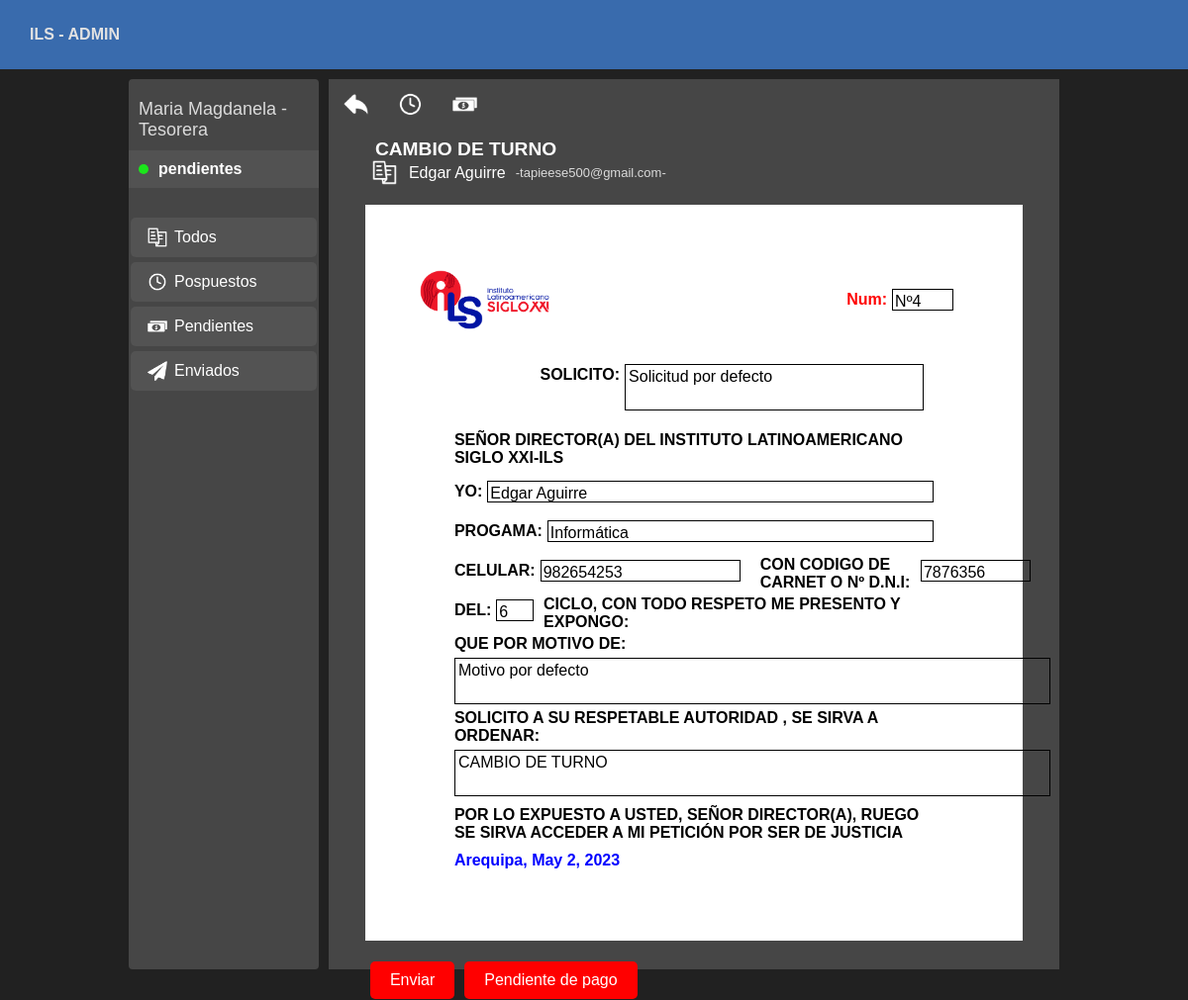
The app's page /ils_admin/staff/fut?code=oqJWakgKACo with its own data.
### myapp/models.py (models this page shows, shortened)
class fut(models.Model):
    name = models.CharField(max_length=200)
    program = models.CharField(max_length=200)
    dni = models.CharField(max_length=10)
    phone = models.CharField(max_length=12)
    cycle = models.CharField(max_length=2)
    email = models.TextField(default='')
    myrequest = models.TextField()
    order = models.CharField(max_length=300)
    reason = models.TextField()
    date = models.DateField()
    pdf_binary = models.BinaryField(default=b'')
    proceeding = models.TextField() # Expediente
    password = models.TextField()
    qrimg_binary = models.BinaryField(default=b'')
    code = models.TextField(default='00000000000')
    stage = models.IntegerField(default=0)
    view = models.BooleanField(default=False)
    n_ticket = models.CharField(max_length=30, default='0000000000')

### myapp_admin/views.py (the view)
# urls.py: path('ils_admin/staff/fut', views.view_fut, name="n_view_fut"),
def view_fut(request):
    code_ = request.GET.get('code')
    objs = fut.objects.filter(code=code_).values('id', 'myrequest', 'name', 'program', 'phone', 'dni', 'cycle', 'reason', 'email', 'order', 'date').first()
    up_register = fut.objects.get(code=code_)
    up_register.view = 1
    up_register.save()
    return render(request, 'admin/staff/view_fut.html', {
        'code': code_,
        'objs': objs
    })

### myapp_admin/templates/admin/staff/view_fut.html (shortened to what this page needs)
{% extends 'admin/staff.html' %}
{% load static %}
{% block fut %}
<div class="ayelash2">
    <div class="bastools">
        <a href="{% url 'n_staff' %}" style="display: flex;"><img width="25px" class="baricon" height="25px" src="{% static 'img/icon01.png' %}" alt=""></a>
        <img onclick="postponed()" width="25px" class="baricon" height="25px" src="{% static 'img/icon02.png' %}" alt="">
        <img onclick="pending()" width="25px" class="baricon" height="25px" src="{% static 'img/icon03.png' %}" alt="">
    </div>
    <div class="principaldiv">
        <div class="order"><p>{{objs.order}}</p></div>
        <div class="alumno">
            <img width="25px" height="25px" style="margin: auto 7px;" src="{% static 'img/procedure.png' %}" alt="">
            <p class="p_name">{{objs.name}}</p>
            <p class="p_mail">-{{objs.email}}-</p>
        </div>
        <div class="contFUT">
            <div class="logoils">
                <img height="60px" style="margin: auto 5px;" src="{% static 'img/logoils.png' %}" alt="">
                <div class="celd">
                    <label style="color: red;" for="">Num:</label>
                    <div class="text" style="width: 60px;"><p>Nº{{objs.id}}</p></div>
                </div>
            </div>
            <div class="orderils">
                <div class="celd2">
                    <label style="" for="">SOLICITO:</label>
                    <div class="text" style="width: 300px;"><p>{{objs.myrequest}}</p></div>
                </div>
            </div>
            <div class="datails">
                <p style="font-weight: bold;">SEÑOR DIRECTOR(A) DEL INSTITUTO LATINOAMERICANO SIGLO XXI-ILS</p>
                <div class="celd" style="margin: auto 0px 10px 10px;">
                    <label for="">YO:</label>
                    <div class="text" style="width: 500px;"><p>{{objs.name}}</p></div>
                </div>
                <div class="celd" style="margin: auto 0px 10px 10px;">
                    <label for="">PROGAMA:</label>
                    <div class="text" style="width: 440px;"><p>{{objs.program}}</p></div>
                </div>
                <div style="display: flex;">
                    <div class="celd" style="margin: auto 0px 10px 10px;">
                        <label for="">CELULAR:</label>
                        <div class="text" style="width: 200px;"><p>{{objs.phone}}</p></div>
                    </div>
                    <div class="celd" style="margin: auto 0px 10px 10px;">
                        <label for="">CON CODIGO DE CARNET O Nº D.N.I:</label>
                        <div class="text" style="width: 200px;"><p>{{objs.dni}}</p></div>
                    </div>
                </div>
                <div class="celd" style="margin: auto 0px 10px 10px;">
                    <label for="">DEL:</label>
                    <div class="text" style="width: 40px;"><p>{{objs.cycle}}</p></div>
                    <label for="">CICLO, CON TODO RESPETO ME PRESENTO Y EXPONGO:</label>
                </div>
                <div class="celd2" style="display: block;">
                    <label for="">QUE POR MOTIVO DE:</label>
                    <div class="text" style="width: 600px; margin: 5px 0px;"><p>{{objs.reason}}</p></div>
                </div>
                <div class="celd2" style="display: block;">
                    <label for="">SOLICITO A SU RESPETABLE AUTORIDAD , SE SIRVA A ORDENAR:</label>
                    <div class="text" style="width: 600px; margin: 5px 0px;"><p>{{objs.order}}</p></div>
                </div>
                <p style="font-weight: bold;">POR LO EXPUESTO A USTED, SEÑOR DIRECTOR(A), RUEGO SE SIRVA ACCEDER A MI PETICIÓN POR SER DE JUSTICIA</p>
                <p style="font-weight: bold; color: blue;">Arequipa, {{objs.date}}</p>
            </div>
        </div>
        <div class="buttons_view_fut">
            <div class="send_button" onclick="send_fut()">Enviar</div>
            <div class="send_button" onclick="pending()">Pendiente de pago</div>
        </div>
    </div>
</div>
{% endblock %}

### myapp_admin/templates/layouts/mainadmin.html (style rules this page uses)
body { background: #212121; color: white; padding: 0px; margin: 0px; font-family: Arial, Helvetica, sans-serif; }

### myapp_admin/templates/admin/staff/view_fut.html (style rules this page uses)
.ayelash2 { width: 100%; height: 900px; background: #464646; margin: 0px 0px 10px 0px; display: block; justify-content: space-between; }
.bastools { width: 100%; height: 50px; display: flex; }
.principaldiv { width: 90%; height: 400px; margin: 10px auto; display: flex; flex-direction: column; }
.order { width: 100%; height: 40px; display: flex; }
.order p { margin: auto 10px; font-size: larger; font-weight: bold; }
.alumno { width: 100%; height: 40px; display: flex; }
.p_name { margin: auto 5px; }
.p_mail { margin: auto 5px; font-size: small; opacity: 80%; }
.contFUT { width: 100%; background: #e2e1cfbb; background: white; margin: 20px auto; padding: 1px 0px; display: block; }
.baricon { margin: auto 15px; }
.logoils { width: calc(100% - 100px); height: 70px; background: white; display: flex; justify-content: space-between; margin: 60px auto 30px auto; }
.celd { height: 30px; color: black; margin: auto 10px; display: flex; }
.celd label { font-weight: bold; margin: auto 0px auto 0px; }
.celd .text { height: 20px; margin: auto 10px auto 5px ; border: 1px solid black; }
.celd .text p { margin: 3px 2px auto 2px; }
.orderils { width: calc(100% - 160px); background: white; margin: 0px auto 10px auto; display: flex; justify-content: flex-end; }
.celd2 { height: auto; color: black; margin: auto 10px; display: flex; }
.celd2 label { font-weight: bold; margin: 2px 0px auto 0px; }
.celd2 .text { height: 45px; margin: auto 10px auto 5px ; border: 1px solid black; }
.celd2 .text p { margin: 3px 2px auto 3px; }
.datails { width: calc(100% - 160px); background: white; margin: 0px auto 60px auto; padding: 1px 0px; display: block; color: black; }
.datails p { margin: 10px; }
.send_button { background: red; width: auto; text-align: center; padding: 10px 20px; border-radius: 5px; margin: 1px 5px; }
.buttons_view_fut { display: flex; }

### records on screen
fut: order "CAMBIO DE TURNO", name "Edgar Aguirre", email "tapieese500@gmail.com", id "4", myrequest "Solicitud por defecto", program "Informática", phone "982654253", dni "7876356", cycle "6", reason "Motivo por defecto", date "May 2, 2023"
